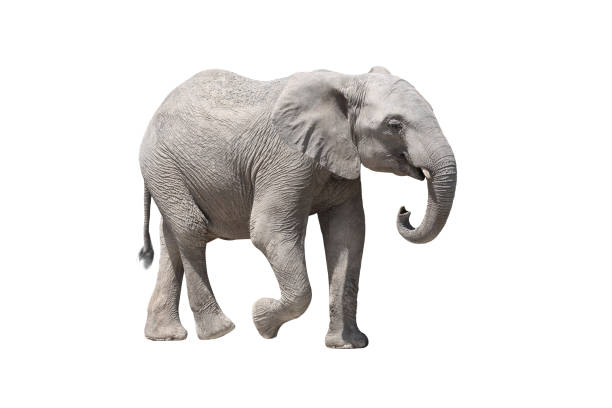
#> input picture Maths Algorithms/Fourier Drawings/elephant.jpg, 612 x 408 px
$ python Fourier_Drawings.py
#> lines starting #> are read from the running program, lines starting #| are printed output that depends on the picture; after the words box and inside, x2 and y2 are one past the last pixel; in counts of white or black regions, pixels touching at a corner belong together
#!/usr/bin/env python
# coding: utf-8

# In[2]:
import os
os.chdir('C:\\Users\\sade-\\Desktop\\Fourier Drawings')


import numpy as np
import matplotlib.pyplot as plt
import cv2


# In[ ]:


original_image = cv2.imread('elephant.jpg')
#> original_image is the input picture: shape (408, 612, 3); mean B, G, R 226.7, 228, 229.8
cv2.imshow('original image', original_image)


# In[223]:


gray_image = cv2.cvtColor(original_image, cv2.COLOR_BGR2GRAY)
(thresh, blackandwhite_image) = cv2.threshold(gray_image, 240, 255, cv2.THRESH_BINARY)
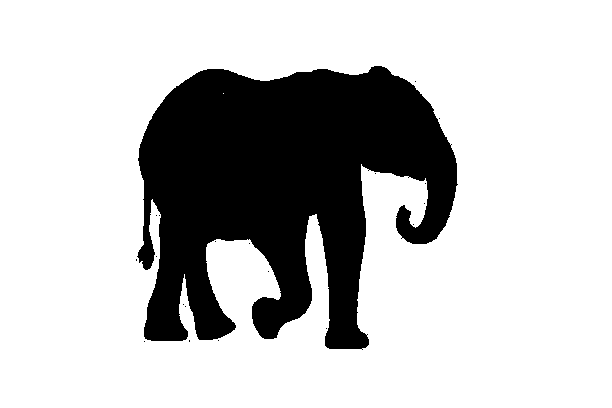
#> blackandwhite_image: shape (408, 612); 76.6% white; 20 black regions (19 under 20 px)

cv2.imshow('black and white image', blackandwhite_image)


# In[224]:


contours, hierarchy = cv2.findContours(blackandwhite_image,cv2.RETR_TREE,cv2.CHAIN_APPROX_SIMPLE)
#> contours = 28 contours, 26 with area under 20; largest, box (x1, y1, x2, y2) and area: (0, 0, 612, 408) 248677, (136, 65, 459, 350) 59362
numbers_points = [len(cnt) for cnt in contours]
#> numbers_points = 28 values, max 849 at index 26, min 1 at index 27, mean 34.21

final_contour = contours[np.argmax(numbers_points)]
#> final_contour = contour of 849 points, box (x1, y1, x2, y2) (136, 65, 459, 350), area 59362

X = np.array(final_contour)[:,:,0]
#> X = 849 values, max 458 at index 83, min 136 at index 695, mean 286.3
Y = -np.array(final_contour)[:,:,1]
#> Y = 849 values, max -65 at index 1, min -349 at index 278, mean -223.3

'''
X, Y = [], []
for c in contours:
    X = np.append(X, c[:,:,0][:,0])
    Y = np.append(Y, c[:,:,1][:,0])
Y = -Y
X = X[Y<-10]
Y = Y[Y<-10]
X = X[Y>-275]
Y = Y[Y>-275]
'''

plt.plot(X, Y, color='black', marker='x', linestyle='')
plt.axes().set_aspect('equal')


# In[226]:


time = np.linspace(0,10, len(X))
#> time = 849 values from 0 to 10

fig, axs = plt.subplots(2)
fig.suptitle('Points coordinates regarding to time drawing')
axs[0].plot(time, X, color='blue')
axs[1].plot(time, Y, color='red')


# In[227]:


complex_coordinates = [complex(x, y) for (x, y) in zip(X, Y)]
#> complex_coordinates = 849 items

def fourier_fct(k):
  return [complex_coordinates[i]*np.exp(-2*np.pi*k*t*1j/time[-1]) for (i, t) in enumerate(time)]


# In[257]:


from scipy.integrate import trapz

n = 50    #number of circles
rank_coeff = np.array([0] + [(k//2+1)*int(k%2==0) + (-k//2)*int(k%2==1) for k in range(0,n)])
coeff_fourier = np.array([[1/time[-1] * trapz(fourier_fct(k), time), k] for k in rank_coeff])

spectrum = np.absolute(coeff_fourier[:,0])
#> spectrum = 51 values, max 363.1 at index 0, min 0.273 at index 31, mean 14.63
plt.figure()
plt.vlines(rank_coeff, [0], spectrum, color='r')
plt.xlabel('frequencies')
plt.ylabel('amplitude')


# In[1]:


from matplotlib import animation

fig = plt.figure()
fig.set_dpi(100)
fig.set_size_inches(15,15)
ax = plt.axes(xlim=(100, 500), ylim=(-400, 0))
ax.set_aspect('equal')

patchs = [plt.Circle((5, 5), radius=np.abs(coeff_fourier[p][0]), color='black', fill=False, alpha=0.5, linewidth=1/np.log(p+1)) for p in range(1,n+1)]     #moving circles
#> patchs = 50 items
patchs2 = [plt.Circle((5, 5), radius=1, color='green', fill=True, alpha=0.5, linewidth=1/np.log(p+1)) for p in range(0,n)] + [plt.Circle((5, 5), radius=2, color='red', fill=True)]   #moving points
arrows = [ax.plot([],[], color='green', linestyle='--', alpha=0.5, linewidth=1/np.log(p+1))[0] for p in range(1,n+1)]    #drawing moving radius
curve, = ax.plot([],[], color='blue')     #drawing curve

def init():
    for patch in patchs:
        patch.center = (5, 5)
        ax.add_patch(patch)
#> this loop made 50 passes
    for patch in patchs2:
        patch.center = (5, 5)
        ax.add_patch(patch)

    return patchs + patchs2


x3, y3 = [], []
def animate(t):
    t = t/9999*100

    x, y = [], []
    x2, y2 = [], []
    x4, y4 =[], []


    for k in range(n+1):
        if k==0:
            x.append(np.real(coeff_fourier[k][0]*np.exp(2*np.pi*coeff_fourier[k][1]*1j*t/time[-1])))
            y.append(np.imag(coeff_fourier[k][0]*np.exp(2*np.pi*coeff_fourier[k][1]*1j*t/time[-1])))

            x2.append(np.real(coeff_fourier[k][0]*np.exp(2*np.pi*coeff_fourier[k][1]*1j*t/time[-1])))
            y2.append(np.imag(coeff_fourier[k][0]*np.exp(2*np.pi*coeff_fourier[k][1]*1j*t/time[-1])))
        else:
            x.append(x[-1] + np.real(coeff_fourier[k][0]*np.exp(2*np.pi*coeff_fourier[k][1]*1j*t/time[-1])))
            y.append(y[-1] + np.imag(coeff_fourier[k][0]*np.exp(2*np.pi*coeff_fourier[k][1]*1j*t/time[-1])))

            x2.append(x2[-1] + np.real(coeff_fourier[k][0]*np.exp(2*np.pi*coeff_fourier[k][1]*1j*t/time[-1])))
            y2.append(y2[-1] + np.imag(coeff_fourier[k][0]*np.exp(2*np.pi*coeff_fourier[k][1]*1j*t/time[-1])))

    x3.append(x2[-1])
    y3.append(y2[-1])

    for k in range(len(x)-1):
        x4.append(np.linspace(x[k], x[k+1], 100))
        y4.append(np.linspace(y[k], y[k+1], 100))

    for (i, patch) in enumerate(patchs):
         patch.center = (x[i], y[i])
    for (i, patch) in enumerate(patchs2):
         patch.center = (x2[i], y2[i])
    curve.set_data(x3, y3)
    for (i, arrow) in enumerate(arrows):
         arrow.set_data(x4[i], y4[i])


    return patchs + patchs2 + [curve] + arrows


anim = animation.FuncAnimation(fig, animate,
                               init_func=init,
                               frames=10000,
                               interval=10,
                               blit=True)
#> the loop in init (call 2), `for patch in patchs:` made 50 passes

plt.show()
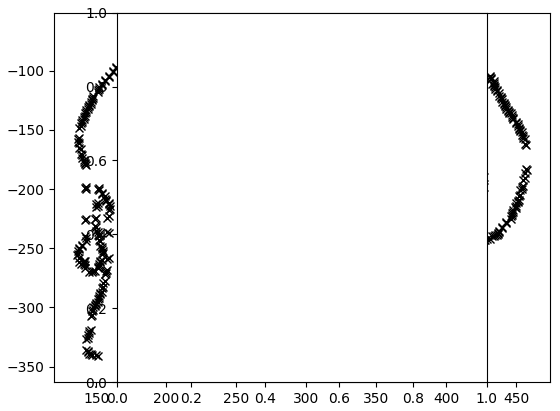
#> figure drawn by matplotlib, 1 panel
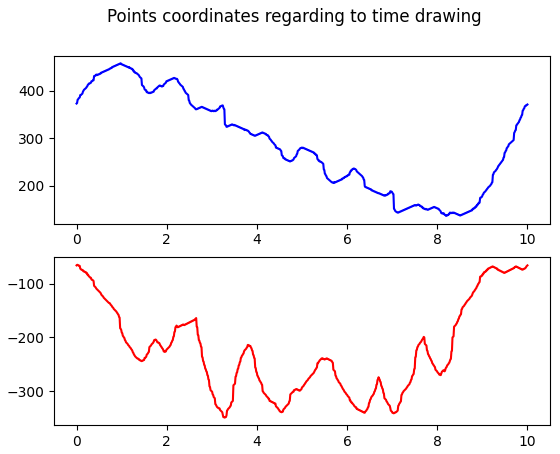
#> figure drawn by matplotlib, 2 panels; panel 1: curve peaks at x = 0.979, y = 458; panel 2: curve peaks at x = 0.0118, y = -65
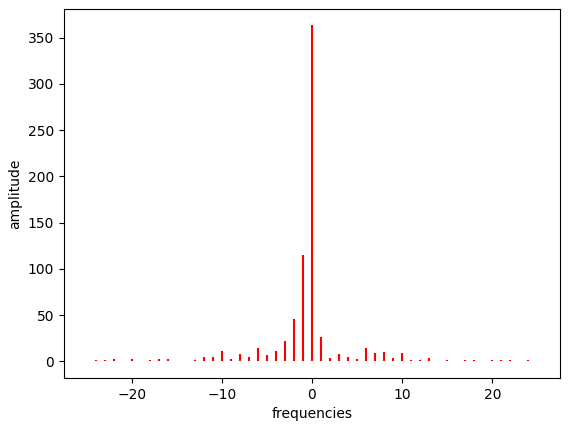
#> figure drawn by matplotlib, 1 panel
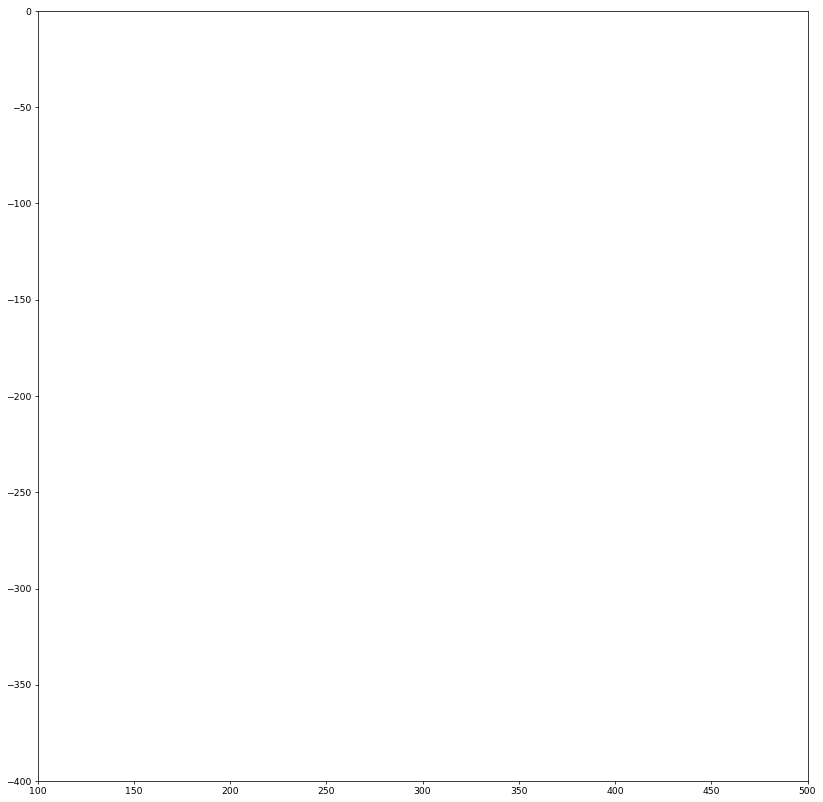
#> figure drawn by matplotlib, 1 panel
